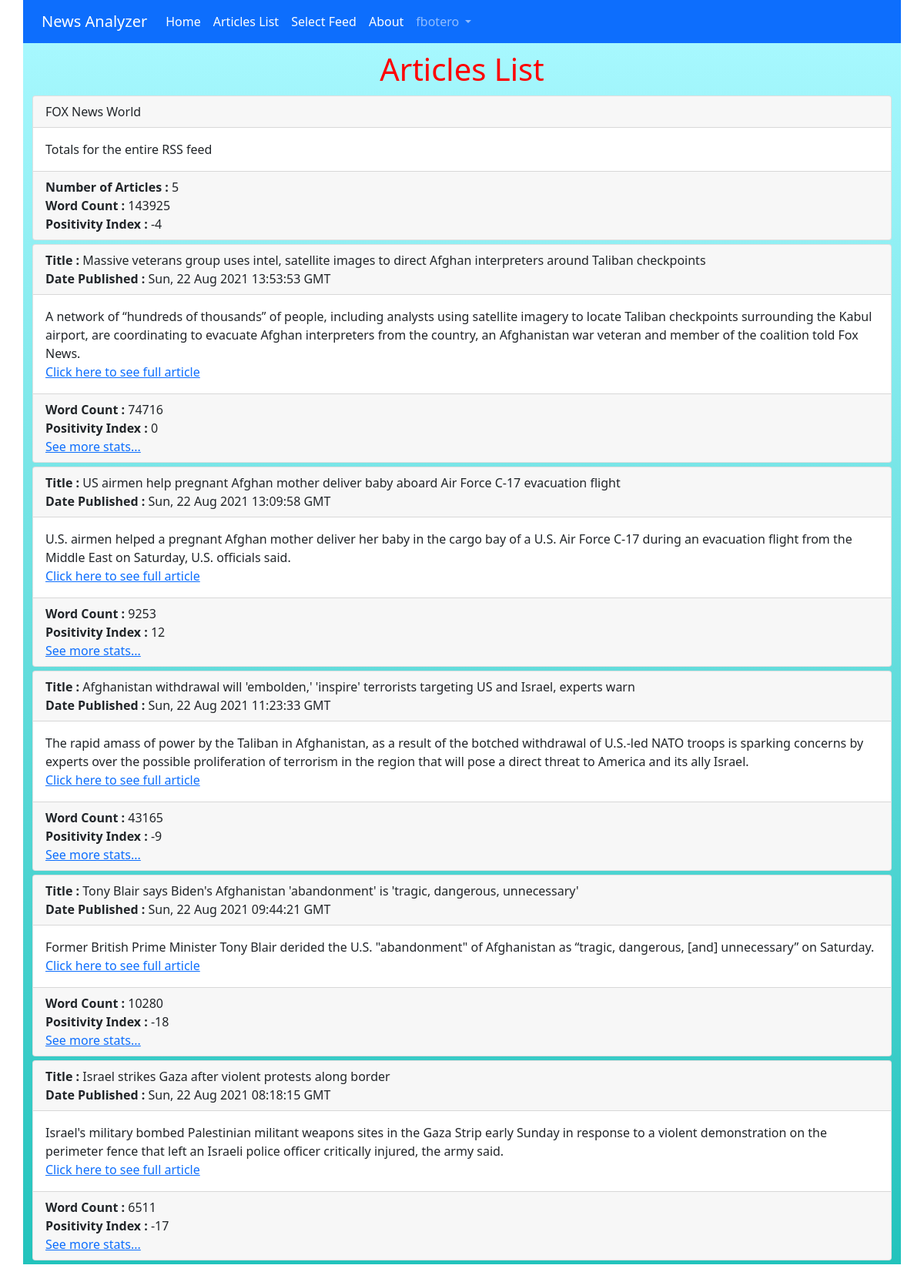
Screenshot of /newsanalyzer/ (signed in) with the database file from the repository.
### accounts/models.py (models this page shows)
class CustomUser(AbstractUser):
    age = models.PositiveIntegerField(null=True, blank=True)

### newsanalyzer/models.py (models this page shows, shortened)
class Article(models.Model):
    title = models.CharField(max_length=255, null=True)
    link = models.URLField(null=True)
    description = models.CharField(max_length=255, null=True)
    date = models.CharField(max_length=255, null=True)
    word_count = models.IntegerField(null=True)
    positivity_index = models.IntegerField(null=True)
    record_type = models.IntegerField(null=True)
    num_articles = models.IntegerField(null=True)
    distinct_word_count = models.IntegerField(null=True)
    avg_word_length = models.IntegerField(null=True)
    pos_tally = models.IntegerField(null=True)
    neg_tally = models.IntegerField(null=True)
    common_words_1 = models.CharField(max_length=25, null=True)
    common_words_tally_1 = models.IntegerField(null=True)
    common_words_2 = models.CharField(max_length=25, null=True)
    common_words_tally_2 = models.IntegerField(null=True)
    common_words_3 = models.CharField(max_length=25, null=True)
    common_words_tally_3 = models.IntegerField(null=True)
    common_words_4 = models.CharField(max_length=25, null=True)
    common_words_tally_4 = models.IntegerField(null=True)
    common_words_5 = models.CharField(max_length=25, null=True)
    common_words_tally_5 = models.IntegerField(null=True)

### newsanalyzer/views.py (the view, shortened to what this page needs)
# urls.py: path('', ArticleListView.as_view(), name='article_list'),
class ArticleListView(ListView):
    model = Article
    template_name = 'article_list.html'

### templates/article_list.html (shortened to what this page needs)
{% extends 'base.html' %}
{% block content %}
   <div class="container main-body">
      <h1>Articles List</h1>
      {% for article in object_list|dictsort:"record_type" %}
      <div class="card">
         <div class="card-header">
            {% if article.record_type > 0 %}
            <span class="font-weight-bold">
                  Title :
            </span>
            {% endif %}
            {{ article.title }}
            {% if article.record_type > 0 %}
               <br>
               <span class="font-weight-bold">
                  Date Published :
               </span>
               {{ article.date }}
            {% endif %}
         </div>
         <div class ="card-body">
               {{ article.description }}
               {% if article.record_type > 0 %}
                  <br>
                  <a href="{{ article.link }}" target="_blank">Click here to see full article</a>
               {% endif %}
         </div>
         <div class="card-footer">
            {% if article.record_type == 0 %}
               <span class="font-weight-bold">
                  Number of Articles :
               </span>
               {{ article.num_articles }}
               <br>
            {% endif %}
            <span class="font-weight-bold">
                  Word Count :
            </span>
            {{ article.word_count }}
            <br>
            <span class="font-weight-bold">
               Positivity Index :
            </span>
            {{ article.positivity_index }}
            {% if article.record_type > 0 %}
               <br>
               <a class="blue" href="{% url 'article_detail' article.pk %}">See more stats...</a>
            {% endif %}
         </div>
      </div>
      {% endfor %}
   </div>
{% endblock content %}

### templates/base.html (shortened to what this page needs)
{% load static %}
<html>
    <head>
        <link href="https://cdn.jsdelivr.net/npm/bootstrap@5.0.1/dist/css/bootstrap.min.css" rel="stylesheet">
        <link rel="stylesheet" href="{% static 'css/style.css' %}">
    </head>
    <body>
      <nav class="navbar navbar-expand-lg navbar-dark bg-primary container">
        <div class="container-fluid">
          <a class="navbar-brand" href="{% url 'home' %}">News Analyzer</a>
          <div class="collapse navbar-collapse" id="navbarNavDropdown">
            <ul class="navbar-nav">
              <li class="nav-item">
                <a class="nav-link active" aria-current="page" href="{% url 'home' %}">Home</a>
              </li>
              <li class="nav-item">
                <a class="nav-link active" href="{% url 'article_list' %}">Articles List</a>
              </li>
              <li class="nav-item">
                <a class="nav-link active" href="{% url 'article_create' %}">Select Feed
                </a>
              </li>
              <li class="nav-item">
                <a class="nav-link active" href="{% url 'about' %}">About</a>
              </li>
              <li class="nav-item dropdown">
               {% if user.is_authenticated %}
                    <a class="nav-link dropdown-toggle" href="#" id="navbarDropdownMenuLink" role="button" data-bs-toggle="dropdown" aria-expanded="false">
                    {{ user.username }}
                    </a>
                {% endif %}
                </li>
            </ul>
          </div>
        </div>
      </nav>
        <main>
            {% block content %}
            {% endblock content %}
            <br>
        </main>
      </body>
</html>

### static/css/style.css (style rules this page uses)
h1 { color: red; margin: 10px; text-align: center; }
.container { display: flex; flex-direction: column; }
.main-body { background: rgb(34,195,188); background: linear-gradient(0deg, rgba(34,195,188,1) 0%, rgba(45,238,253,0.4206057422969187) 100%); }
.font-weight-bold { font-weight: bold; }
.card { margin-bottom: 5px; }

### rows the page displays
CustomUser: username "fbotero"
Article: title "FOX News World", description "Totals for the entire RSS feed", num_articles "5", word_count "143925", positivity_index "-4"
Article: shows "Title :", title "Massive veterans group uses intel, satellite images to direct Afghan interpreters around Taliban checkpoints", date "Sun, 22 Aug 2021 13:53:53 GMT", description "A network of “hundreds of thousands” of people, including analysts using satellite imagery to locate Taliban checkpoints surrounding the Kabul airport, are coordinating to evacuate Afghan interpreters from the country, an Afghanistan war veteran and member of the coalition told Fox News.", word_count "74716", positivity_index "0", record_type "See more stats..."
Article: shows "Title :", title "US airmen help pregnant Afghan mother deliver baby aboard Air Force C-17 evacuation flight", date "Sun, 22 Aug 2021 13:09:58 GMT", description "U.S. airmen helped a pregnant Afghan mother deliver her baby in the cargo bay of a U.S. Air Force C-17 during an evacuation flight from the Middle East on Saturday, U.S. officials said.", word_count "9253", positivity_index "12", record_type "See more stats..."
Article: shows "Title :", title "Afghanistan withdrawal will 'embolden,' 'inspire' terrorists targeting US and Israel, experts warn", date "Sun, 22 Aug 2021 11:23:33 GMT", description "The rapid amass of power by the Taliban in Afghanistan, as a result of the botched withdrawal of U.S.-led NATO troops is sparking concerns by experts over the possible proliferation of terrorism in the region that will pose a direct threat to America and its ally Israel.", word_count "43165", positivity_index "-9", record_type "See more stats..."
Article: shows "Title :", title "Tony Blair says Biden's Afghanistan 'abandonment' is 'tragic, dangerous, unnecessary'", date "Sun, 22 Aug 2021 09:44:21 GMT", description "Former British Prime Minister Tony Blair derided the U.S. \"abandonment\" of Afghanistan as “tragic, dangerous, [and] unnecessary” on Saturday.", word_count "10280", positivity_index "-18", record_type "See more stats..."
Article: shows "Title :", title "Israel strikes Gaza after violent protests along border", date "Sun, 22 Aug 2021 08:18:15 GMT", description "Israel's military bombed Palestinian militant weapons sites in the Gaza Strip early Sunday in response to a violent demonstration on the perimeter fence that left an Israeli police officer critically injured, the army said.", word_count "6511", positivity_index "-17", record_type "See more stats..."
